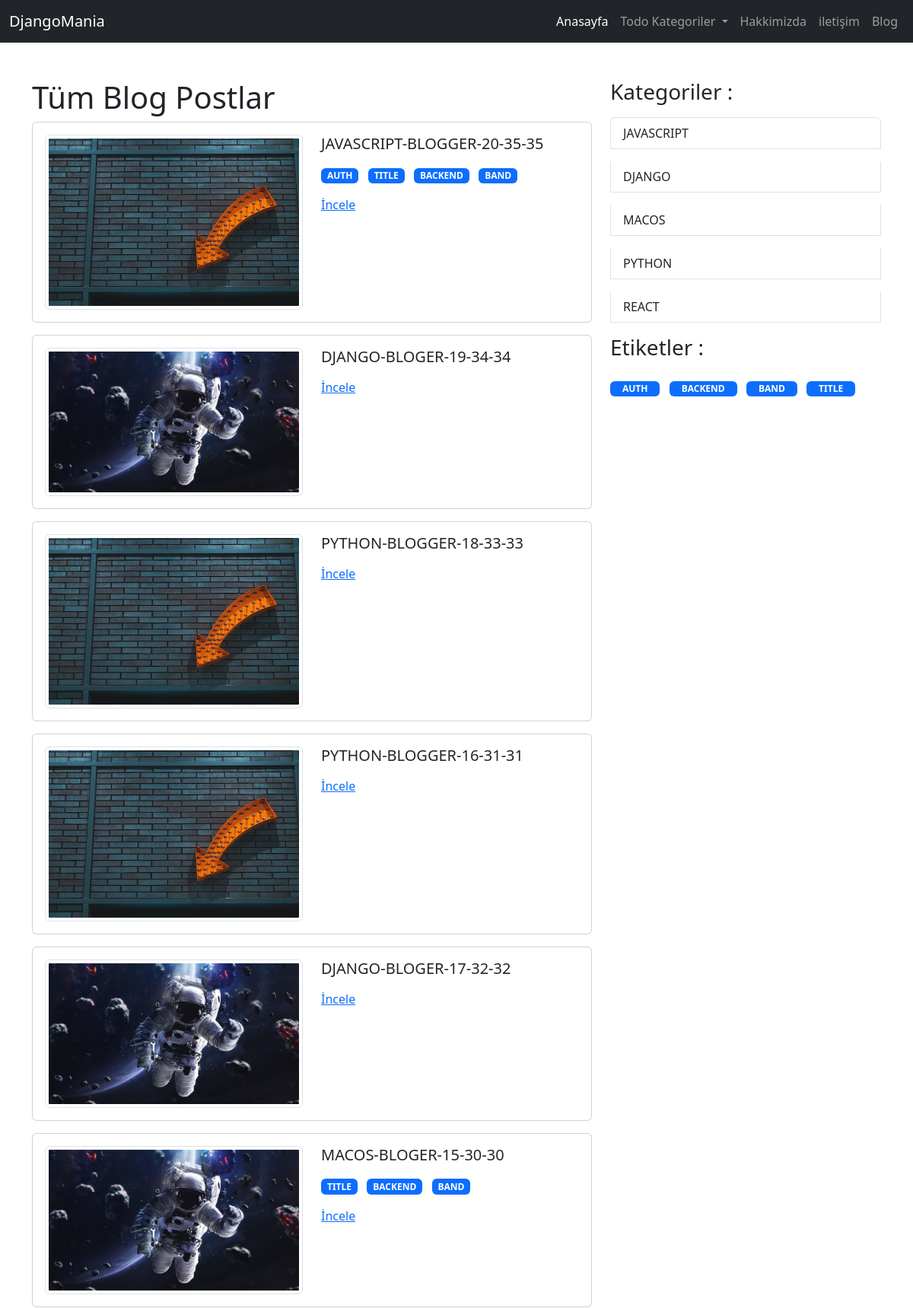
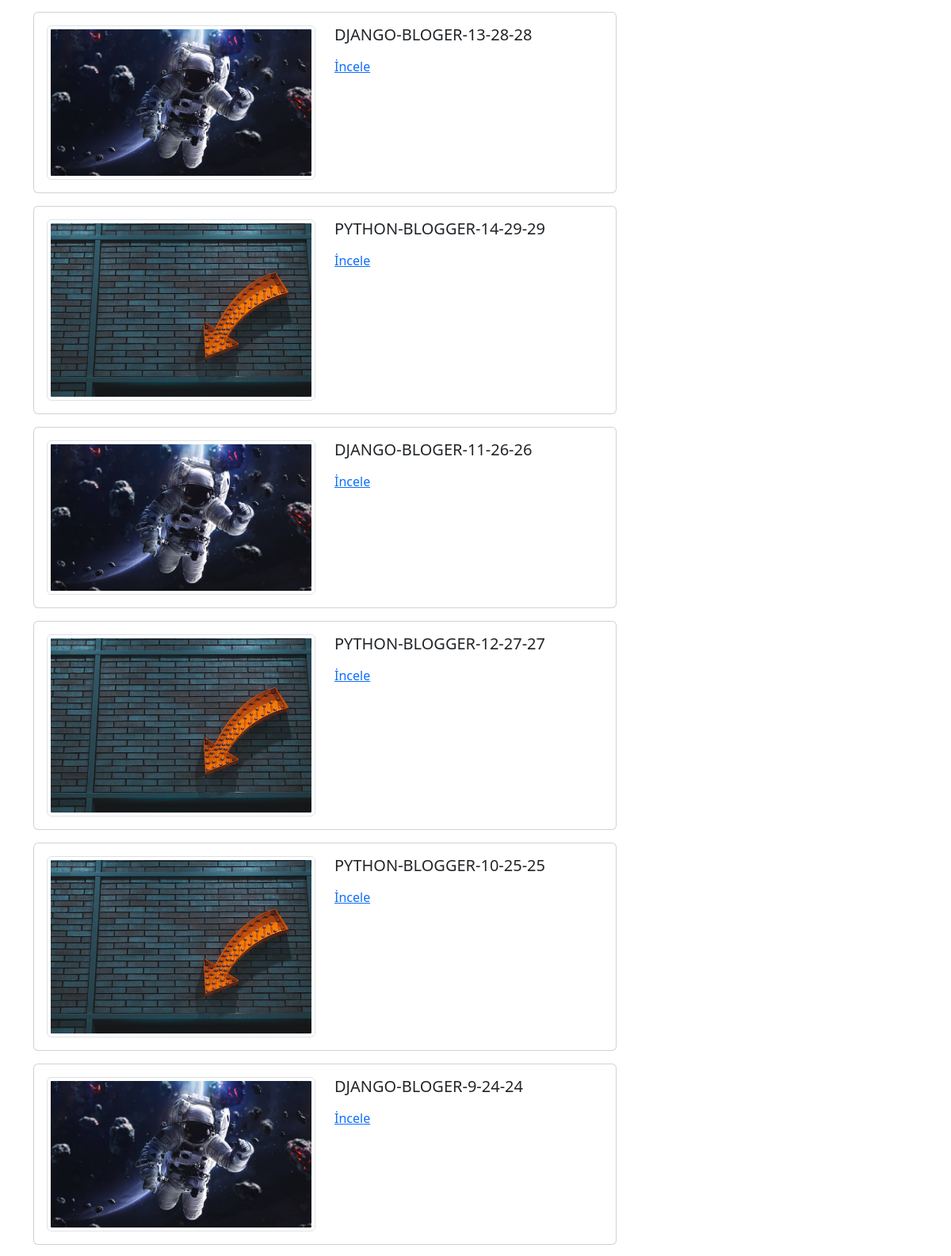
Screenshot of /blog/ (upper part) with the database file from the repository (2 pictures, top to bottom).
### page/models.py (models this page shows, shortened)
class Page(models.Model):
    user = models.ForeignKey(User, on_delete=models.CASCADE)
    slug = AutoSlugField(populate_from='title', unique=True, )
    title = models.CharField(max_length=200)
    cover_image = models.ImageField(upload_to='page_image')
    content = tinymce_models.HTMLField(blank=True, null=True)
    is_active = models.BooleanField(default=False)
    created_at = models.DateTimeField(auto_now_add=True)
    updated_at = models.DateTimeField(auto_now=True)
    def get_absolute_urls(self):
        return reverse(
            'page:page_view',
            kwargs={
                "page_slug": self.slug,
            },
        )

### blog/models.py (models this page shows, shortened)
class Post(models.Model):
    user = models.ForeignKey(User, on_delete=models.CASCADE)
    tag = models.ManyToManyField(BlogTag)
    category = models.ForeignKey(BlogCategory, on_delete=models.SET_NULL, null=True)
    cover_image = models.ImageField(upload_to='post')
    slug = AutoSlugField(
        populate_from='title',
        unique=True,
        )
    title = models.CharField(max_length=200)
    content = tinymce_models.HTMLField(blank=True, null=True)
    is_active = models.BooleanField(default=False)
    co_count=models.PositiveBigIntegerField(default=0)
    created_at = models.DateTimeField(auto_now_add=True)
    updated_at = models.DateTimeField(auto_now=True)
    def get_absolute_urls(self):
        return reverse(
            'blog:post_detail',
            kwargs={
                "category_slug": self.category.slug,
                "post_slug":self.slug,
            }
        )

class BlogTag(models.Model):
    title = models.CharField(max_length=200)
    slug = AutoSlugField(populate_from='title', unique=True, )
    is_active = models.BooleanField(default=False)
    created_at = models.DateTimeField(auto_now_add=True)
    updated_at = models.DateTimeField(auto_now=True)
    def get_absolute_urls(self):
        return reverse(
            'blog:tag_view',
            kwargs={
                "tag_slug": self.slug
            },
        )

class BlogCategory(models.Model):
    title = models.CharField(max_length=200)
    slug = AutoSlugField(populate_from='title', unique=True, )
    is_active = models.BooleanField(default=False)
    created_at = models.DateTimeField(auto_now_add=True)
    updated_at = models.DateTimeField(auto_now=True)
    def get_absolute_urls(self):
        return reverse(
            'blog:category_view',
            kwargs={
                "category_slug": self.slug
            }
        )

### blog/views.py (the view)
# urls.py: path('', all_post_view, name='all_post_view'),
def all_post_view(request):
    categories = BlogCategory.objects.filter(is_active=True).order_by('title')
    tags = BlogTag.objects.filter(is_active=True).order_by('title')
    posts = Post.objects.filter(is_active=True).order_by('-created_at')
    context = dict(
        categories=categories,
        tags=tags,
        posts=posts,
    )
    return render(request, 'blog/all_posts.html', context)

### config/global_context_processors.py (called while the page is built)
def global_todo_categories_context(request):
    return dict(
        global_todo_categories=TodoCategory.objects.filter(is_active=True)
    )

def global_page_context(request):
      return dict(
        global_pages=Page.objects.filter(is_active=True)
    )

### todo/models.py (called while the page is built)
    def get_absolute_urls(self):
        return reverse(
            'todo:category_view',
            kwargs={
                "category_slug": self.slug
            }
        )

### blog/templates/blog/all_posts.html (shortened to what this page needs)
{% extends 'core/base.html' %}
{% block container %}
<div class="row">
    <div class="col-sm-8">
        {% if category %}
        <h1>{{ category.title|upper }}</h1>
        {% elif tag %}
        <h1>{{ tag.title|upper }}</h1>
        {% else %}
        <h1>Tüm Blog Postlar</h1>
        {% endif %}
        {% for post in posts %}
        <div class="col mb-3">
            <div class="card">
                <div class="card-body">
                    <div class="row">
                        <div class="col-sm">
                            <img src="{{ post.cover_image.url }}" class="w-100 img-thumbnail">
                        </div>
                        <div class="col-sm">
                            <h5 class="card-title">{{ post.title|upper }}</h5>
                            <ul class="list-inline">
                                {% for tag in post.tag.all %}
                                <li class="list-inline-item">
                                    <a href="{{ tag.get_absolute_urls }}">
                                        <span class="badge text-bg-primary px-2">{{ tag.title|upper }}</span>
                                    </a>
                                </li>
                                {% endfor %}
                            </ul>
                            <a href="{{ post.get_absolute_urls }}" class="card-link">İncele</a>
                        </div>
                    </div>
                </div>
            </div>
        </div>
        {% endfor %}
    </div>
    <div class="col-sm-4">
        <h3>Kategoriler :</h3>
        <div class="list-group">
            {% for category in categories %}
            <a href="{{ category.get_absolute_urls }}" class="list-group-item list-group-item-action my-2"
                aria-current="true">
                {{ category.title|upper }}
            </a>
            {% endfor %}
            <h3 class="my-2">Etiketler :</h3>
            <ul class="list-inline ">
                {% for tag in tags %}
                <li class="list-inline-item mt-3">
                    <a href="{{ tag.get_absolute_urls }}">
                        <span class="badge text-bg-primary px-3">{{ tag.title|upper }}</span>
                    </a>
                </li>
                {% endfor %}
            </ul>
        </div>
    </div>
</div>
{% endblock container %}

### templates/core/navbar.html (shortened to what this page needs)
<nav class="navbar navbar-expand-lg bg-dark navbar-dark">
    <div class="container-fluid">
        <a class="navbar-brand" href="/">DjangoMania</a>
        <div class="collapse navbar-collapse" id="navbarNavDropdown">
            <ul class="navbar-nav ms-auto">
                <li class="nav-item">
                    <a class="nav-link active" aria-current="page" href="/">Anasayfa</a>
                </li>
                <li class="nav-item dropdown">
                    <a class="nav-link dropdown-toggle" href="#" role="button" data-bs-toggle="dropdown"
                        aria-expanded="false">
                        Todo Kategoriler
                    </a>
                </li>
                {% for page in global_pages %}
                <li class="nav-item">
                    <a class="nav-link" aria-current="page" href="{{ page.get_absolute_urls }}">{{ page.title }}</a>
                </li>
                {% endfor %}
                <li class="nav-item">
                    <a class="nav-link" aria-current="page" href="{% url 'blog:all_post_view' %}">Blog</a>
                </li>
            </ul>
        </div>
    </div>
</nav>

### rows the page displays
Page: title "Hakkimizda"
Page: title "iletişim"
Post: cover_image (picture), title "JAVASCRIPT-BLOGGER-20-35-35"
BlogTag: title "AUTH"
BlogTag: title "TITLE"
BlogTag: title "BACKEND"
BlogTag: title "BAND"
Post: cover_image (picture), title "DJANGO-BLOGER-19-34-34"
Post: cover_image (picture), title "PYTHON-BLOGGER-18-33-33"
Post: cover_image (picture), title "PYTHON-BLOGGER-16-31-31"
Post: cover_image (picture), title "DJANGO-BLOGER-17-32-32"
Post: cover_image (picture), title "MACOS-BLOGER-15-30-30"
Post: cover_image (picture), title "DJANGO-BLOGER-13-28-28"
Post: cover_image (picture), title "PYTHON-BLOGGER-14-29-29"
Post: cover_image (picture), title "DJANGO-BLOGER-11-26-26"
Post: cover_image (picture), title "PYTHON-BLOGGER-12-27-27"
Post: cover_image (picture), title "PYTHON-BLOGGER-10-25-25"
Post: cover_image (picture), title "DJANGO-BLOGER-9-24-24"
BlogCategory: title "JAVASCRIPT"
BlogCategory: title "DJANGO"
BlogCategory: title "MACOS"
BlogCategory: title "PYTHON"
BlogCategory: title "REACT"
